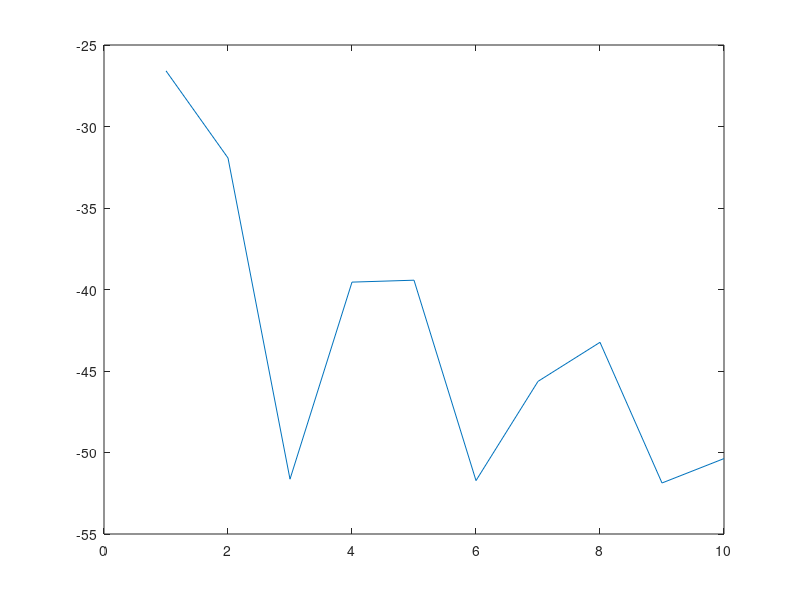

Write the MATLAB code that produced this figure. (Note: this script raises an error after producing the figure.)

clear;

R=0.1;
c=3.0e+8;

ii=0;
l_ka=0:1:10;
l_NIs=zeros(size(l_ka));
frequency_G=zeros(size(l_ka));
for ka=l_ka
    ii=ii+1;
    k=ka/R;
    lambda=2*pi/k;
    frequency_G(ii)=c/lambda/10^9;
    
    allsum=pi*R*1.0i/k*(1-exp(1.0i*2*k*R));
%     allsum=sin(k*R);
    NIs=(abs(allsum))^2/4*pi;
    l_NIs(ii)=10*log10(NIs);
   
end
plot(l_ka,l_NIs,'-')

 
grid_size=0.001;
fileformat='gridpro';
% fileformat='catia';
child_dirname='sphere-r-0.1';

QRCS_program_path=''; 
ISIGHT_output_path='model';

addpath(QRCS_program_path);
if( ~isa(child_dirname,'string')||~isa(child_dirname,'char') )
    my_str=num2str(child_dirname);
end

if(~exist('grid_size','var'))
    dat_filename=strcat(ISIGHT_output_path,'\',my_str,'\',my_str,'.dat');
else
    if(strcmp(fileformat,'gridpro'))
        dat_filename=strcat(ISIGHT_output_path,'\',my_str,'\',my_str,'-grid-',num2str(grid_size),'-gridpro','.dat');
    else
        dat_filename=strcat(ISIGHT_output_path,'\',my_str,'\',my_str,'-grid-',num2str(grid_size),'.dat')
    end
end

step=0.5;
theta_begin=0;
theta_end=0;
phi_begin=0;
phi_end=0;
l_G=calculate_3D(dat_filename,frequency_G,step,...
     theta_begin,theta_end,phi_begin,phi_end,fileformat,0);

l_G=10*log10(l_G);
plot(l_ka,l_NIs,'-')
hold on;
plot(l_ka,l_G,'-')
hold on;
plot(l_ka,l_NIs-l_G,'-')
xlabel('ka');
ylabel('(dB/m^2)');  
legend('NIs','G','NIs/G','Location','northeast')
grid on;












